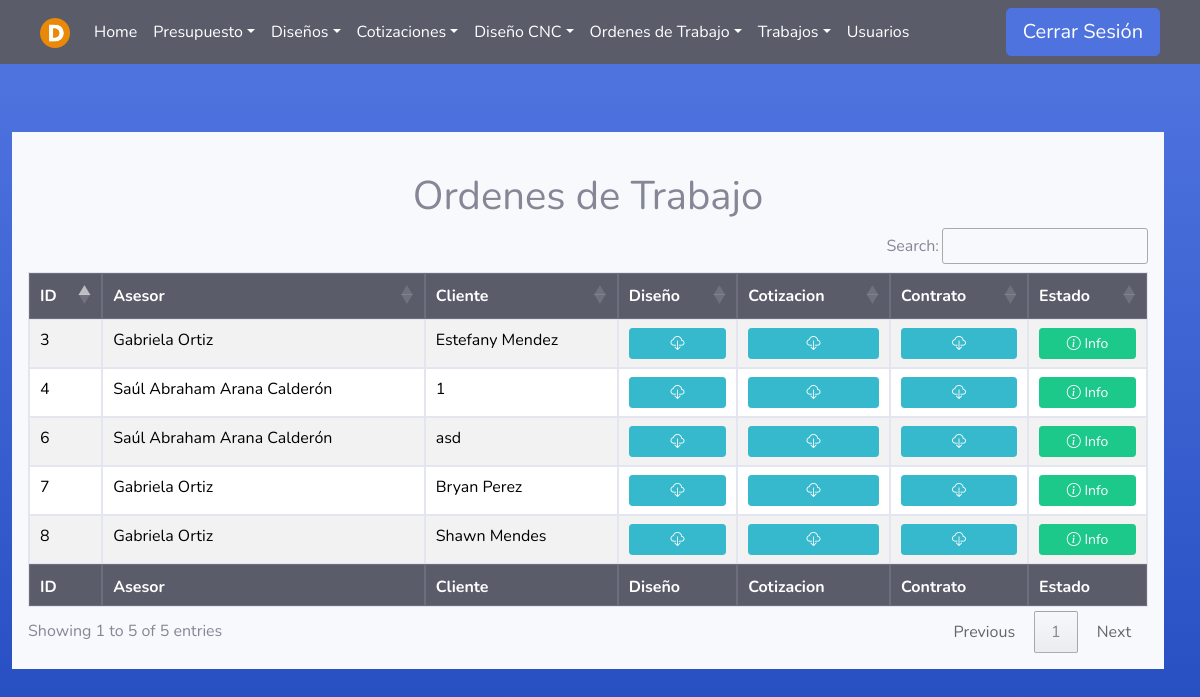
Page /Produccion/Ordenes-de-Trabajo/0/ (signed in) on the committed database.
### Produccion/models.py (models this page shows)
class Orden_trabajo(models.Model):
    presupuesto = models.ForeignKey(Presupuesto, on_delete=models.PROTECT, null=False, blank=False)
    fecha_inicio = models.DateTimeField(auto_now_add=True)
    fecha_Entregado = models.DateTimeField(null=True, blank=True)
    contrato = models.FileField(upload_to='media/contratos/')
    carta = models.FileField(upload_to='media/carta/')
    hojaproduccion = models.ManyToManyField('Hoja_de_Produccion', blank=True)

### Asesores/models.py (models this page shows)
class Presupuesto(models.Model):
    asesor = models.ForeignKey(User, on_delete=models.PROTECT, null=False, blank=False)
    fecha_inicio = models.DateTimeField(null=False, auto_now_add=True, blank=False)
    cliente = models.CharField(max_length=100, null=False, blank=False)
    descripcion = models.TextField(null=False, blank=False)
    estado=models.TextField(null=True, blank=True)
    fecha_fin = models.DateTimeField(null=True, blank=True)

### Produccion/views.py (the view)
# urls.py: path('Ordenes-de-Trabajo/<int:fin>/', produccion_views.ordenes_listado , name='OrdenesDeTrabajo'),
@login_required(login_url='index')
def ordenes_listado(request,fin):
    user = request.user
    if (user.groups.filter(name='Administrador').exists() or user.is_superuser):
        lista_Ordenes=[]
        if (fin==1):
            ordenes = Orden_trabajo.objects.filter(fecha_Entregado__isnull=False)
        else:
            ordenes = Orden_trabajo.objects.filter(fecha_Entregado__isnull=True)
        for orden in ordenes:
            diseno_aprobado = Diseno.objects.filter(presupuesto=orden.presupuesto, estado='Aprobado').first()       # Obtiene la cotización aprobada relacionada con el diseño, si existe
            if diseno_aprobado:
                cotizacion_aprobada = Cotizacion.objects.filter(diseno=diseno_aprobado, estado='Aprobado').first()
            else:
                cotizacion_aprobada = None
            objeto = {
                'orden': orden,
                'diseno_aprobado': diseno_aprobado,
                'cotizacion_aprobada': cotizacion_aprobada
            }
            lista_Ordenes.append(objeto)
        return render(
        request,
        'Produccion/Ordenes_trabajo.html',
        {'lista_Ordenes': lista_Ordenes, 'finalizados':fin}
        )
    else:
        error = "No tienes permiso para acceder a esta página."
        return render(request, '404.html', {'error': error})

### Templates/Produccion/Ordenes_trabajo.html
{% extends 'tables.html' %}
{% block botones%}
<div class="text-center">
    <br>
    <h1>Ordenes de Trabajo</h1>
</div>
{% endblock %}
{% load static %}
{% block head %}
<th>ID</th>
{% if user.is_superuser or user.groups.all.0.name == "Administrador" %}
<th>Asesor</th>
{% endif %}
<th>Cliente</th>
<th>Diseño</th>
<th>Cotizacion</th>
<th>Contrato</th>
<th>Estado</th>
{% endblock %}
{% block tbody %}
    {% for o in lista_Ordenes %}
    <tr>
        <td>{{o.orden.id}}</td>
        {% if user.is_superuser or user.groups.all.0.name == "Administrador" %}
        {% if o.orden.presupuesto.asesor.first_name and o.orden.presupuesto.asesor.last_name %}
        <td>{{o.orden.presupuesto.asesor.first_name}} {{o.orden.presupuesto.asesor.last_name}}</td>
        {% else %}
        <td>{{o.orden.presupuesto.asesor.username}}</td>
        {% endif %}
        {% endif %}
        <td>{{o.orden.presupuesto.cliente}}</td>
        <td>
            <a class="btn btn-info btn-sm btn-block" href="{% url 'descargar_archivo' id=o.diseno_aprobado.id %}" download>
                <i class="bi bi-cloud-download"></i>
            </a>
        </td>
        <td>
            <a class="btn btn-info btn-sm btn-block" href="{% url 'descargar_archivo_Cotizacion' id=o.cotizacion_aprobada.id %}" download>
                <i class="bi bi-cloud-download"></i>
            </a>
        </td>
        <td>
            <a class="btn btn-info btn-sm btn-block" href="{% url 'descargar_contrato' id=o.orden.id %}" download>
                <i class="bi bi-cloud-download"></i>
            </a>
        </td>
        <td>
            <a class="btn btn-success btn-sm btn-block" href="{% url 'ordenes_trabajo_info' id_o=o.orden.id fin=finalizados %}"><i class="bi bi-info-circle"></i> Info</a>
        </td>
    </tr>
    {% endfor %}
{% endblock %}
{% block footer %}
<th>ID</th>
{% if user.is_superuser or user.groups.all.0.name == "Administrador" %}
<th>Asesor</th>
{% endif %}
<th>Cliente</th>
<th>Diseño</th>
<th>Cotizacion</th>
<th>Contrato</th>
<th>Estado</th>
{% endblock %}

### static/css/navbars.css (style rules this page uses)
body { padding-bottom: 20px; }

### rows in the picture
Orden_trabajo: orden.id "3", orden.presupuesto.asesor.first_name "Gabriela", orden.presupuesto.asesor.last_name "Ortiz", orden.presupuesto.cliente "Estefany Mendez"
Orden_trabajo: orden.id "4", orden.presupuesto.asesor.first_name "Saúl Abraham", orden.presupuesto.asesor.last_name "Arana Calderón", orden.presupuesto.cliente "1"
Orden_trabajo: orden.id "6", orden.presupuesto.asesor.first_name "Saúl Abraham", orden.presupuesto.asesor.last_name "Arana Calderón", orden.presupuesto.cliente "asd"
Orden_trabajo: orden.id "7", orden.presupuesto.asesor.first_name "Gabriela", orden.presupuesto.asesor.last_name "Ortiz", orden.presupuesto.cliente "Bryan Perez"
Orden_trabajo: orden.id "8", orden.presupuesto.asesor.first_name "Gabriela", orden.presupuesto.asesor.last_name "Ortiz", orden.presupuesto.cliente "Shawn Mendes"
